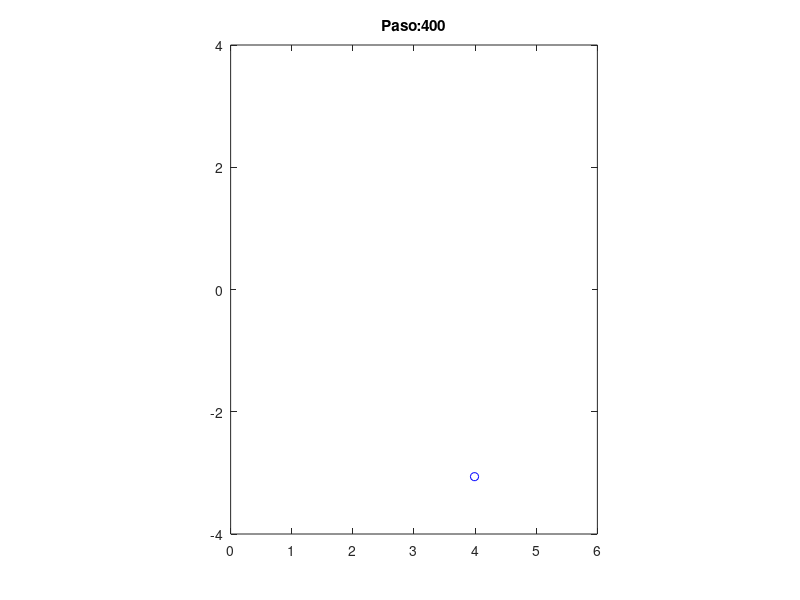
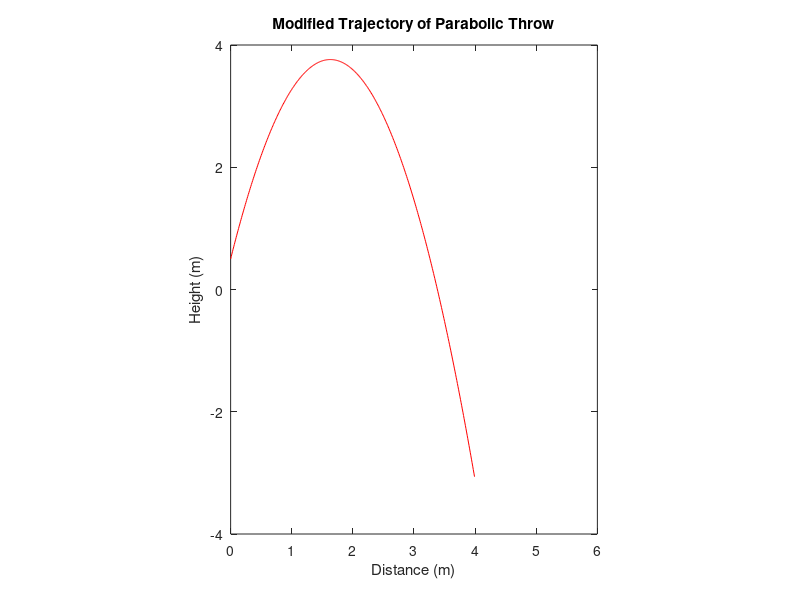

The MATLAB script that drew these images, in order:
clear;
figure(1);

% Variables
r = [];
v = [];
F = [];
x = [];
y = [];

% Modified Parameters
m = 2;  % Increased mass
g = [0; -9.81];  % Gravity remains constant
h = 0.005;  % Smaller time step for more accuracy
n_steps = 400;  % Increased number of iterations for a longer simulation

% Initial conditions modified
r0 = [0; 0.5];  % Slightly elevated initial position
v0 = [2; 8];  % Higher initial velocity

% External force remains the same
F = m*g;

% Initialize variables
r = r0;
v = v0;

% Simulation loop with increased number of time steps
for step = 1:n_steps
    plot(r(1), r(2), 'ob');
    title(['Paso:' num2str(step)]);
    axis([0 6 -4 4]);  % Modified axis ranges to accommodate longer flight
    set(gca, 'dataAspectRatio',[1 1 1]);
    pause(0.01);

    x = [x; r(1)];
    y = [y; r(2)];

    % Previous values (for clarity)
    ra = r;
    va = v;

    % Midpoint Method integration step
    v_mid = va + (h/2)*(F/m);
    r_mid = ra + (h/2)*va;

    v = va + h*(F/m);
    r = ra + h*v_mid;
end

figure(2);
plot(x, y, 'r');  % Changed color to red for visibility
axis([0 6 -4 4]);
set(gca,'dataAspectRatio',[1 1 1]);
title('Modified Trajectory of Parabolic Throw');
xlabel('Distance (m)');
ylabel('Height (m)');
